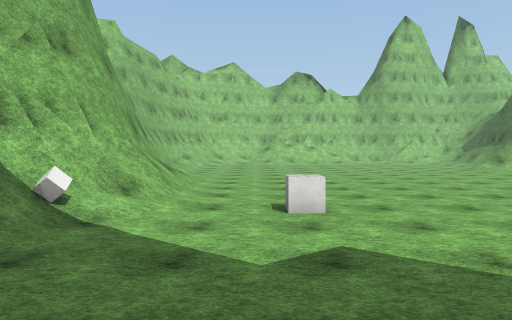
[1] (above)

13 first-person views from a walk through a Unity game level. The camera is 1.4 m above the floor, tilts 2° down and sees 70° across. The floor is counted in squares, 2 m on a side. Each view is taken from the middle of a square. On the plan, view 1 faces up. The plan holds only what a view shows up to about 11 squares ahead; the rest is blank. The place goes on beyond the plan. The player character is not drawn. Surface patterns are stand-ins for the level's own textures.

[2]
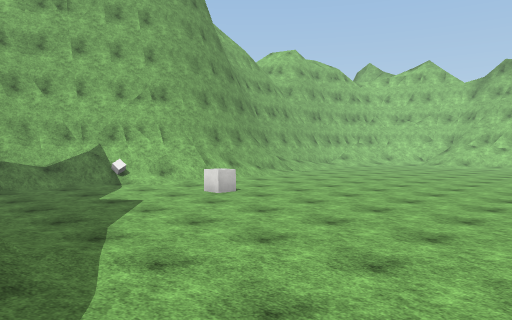

[3]
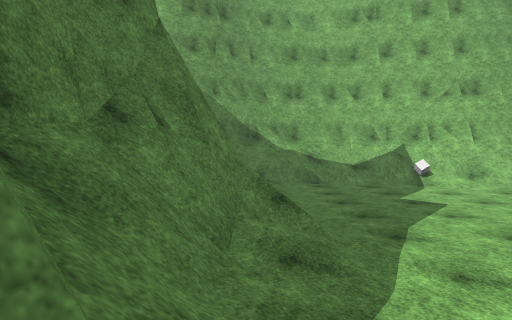

[4]
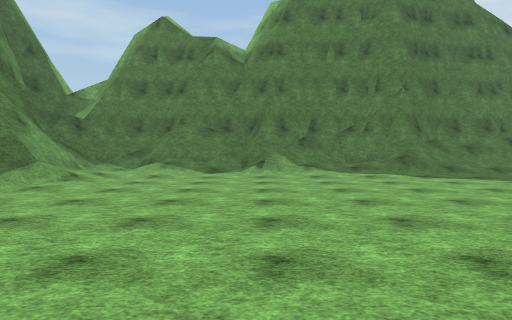

[5]
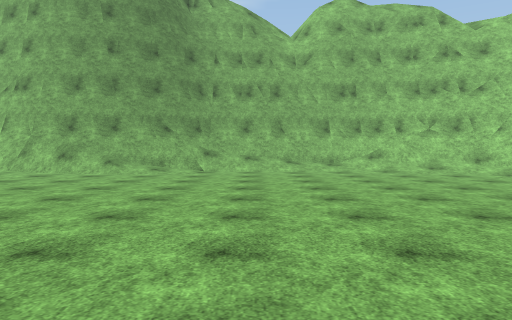

[6]
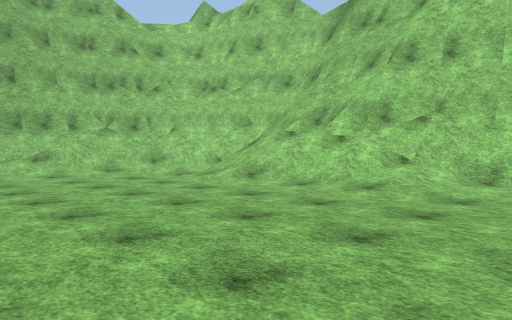

[7]
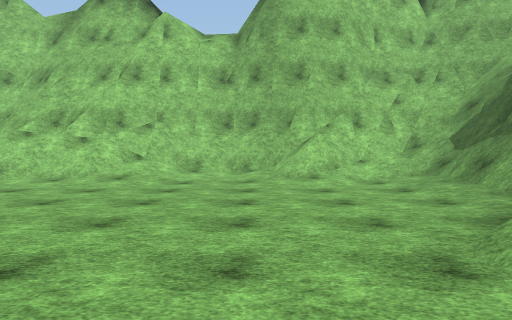

[8]
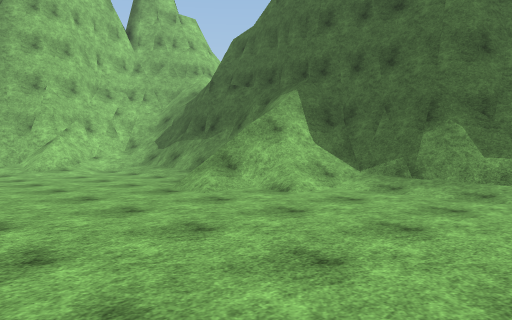

[9]
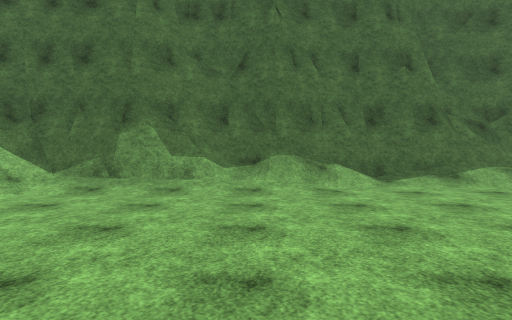

[10]
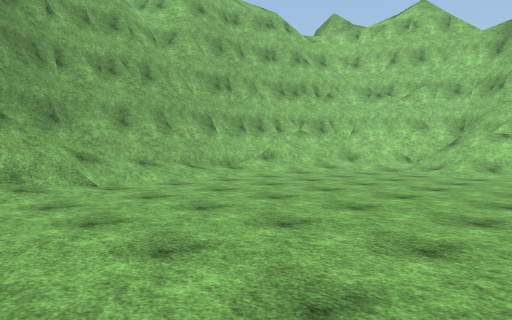

[11]
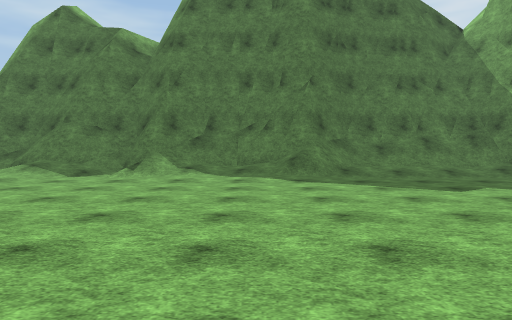

[12]
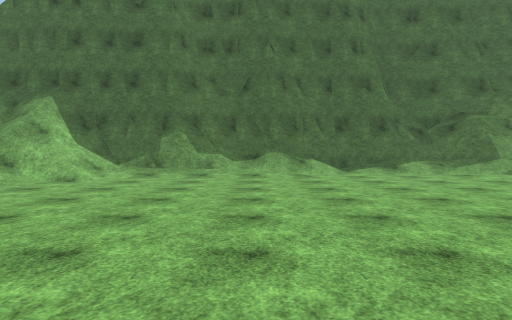

[13]
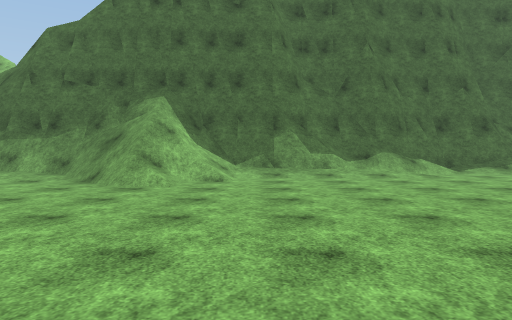

### Floor plan
Key: @ floor where view 1 was taken; # wall or solid block; . main floor; : floor 0.25 m higher than the main floor; / step, stairs or slope; = window, fence, low wall or low ledge; O other object.
Columns run from 4 left of view 1 to 13 right of it. Each row starts with its distance up from view 1.
 22     #########
 21   ###//##//#####=
 20  ##//////////#//#
 19 ##/////://.:////#
 18 #//:..........//#
 17 #//...........//#
 16 #/:...........//#
 15 #/...........///#
 14 #/...........///#
 13 #/...........://#
 12 #/:............/#
 11 #=:............/##
 10 ##/............//#
  9  #/:...........//#
  8  #/:...........//#
  7  #/:............/#
  6  #/:............/#
  5  #/:.O........../#
  4 ##O...........::/#
  3 #/............:/##
  2 #/:...........:/##
  1 ##:...://::::///#
  0 ##//@///////////#
 -1  #////###/#######
 -2  ###### ####

Positions as (right, up) in squares from view 1, and headings:
1: (0, 0), facing up
2: (7, 0), facing up-left
3: (7, 0), facing left
4: (7, 10), facing down
5: (8, 13), facing left
6: (7, 14), facing up-left
7: (7, 12), facing up
8: (5, 9), facing up-right
9: (5, 9), facing right
10: (4, 9), facing up-left
11: (4, 9), facing down
12: (2, 9), facing right
13: (2, 12), facing right
